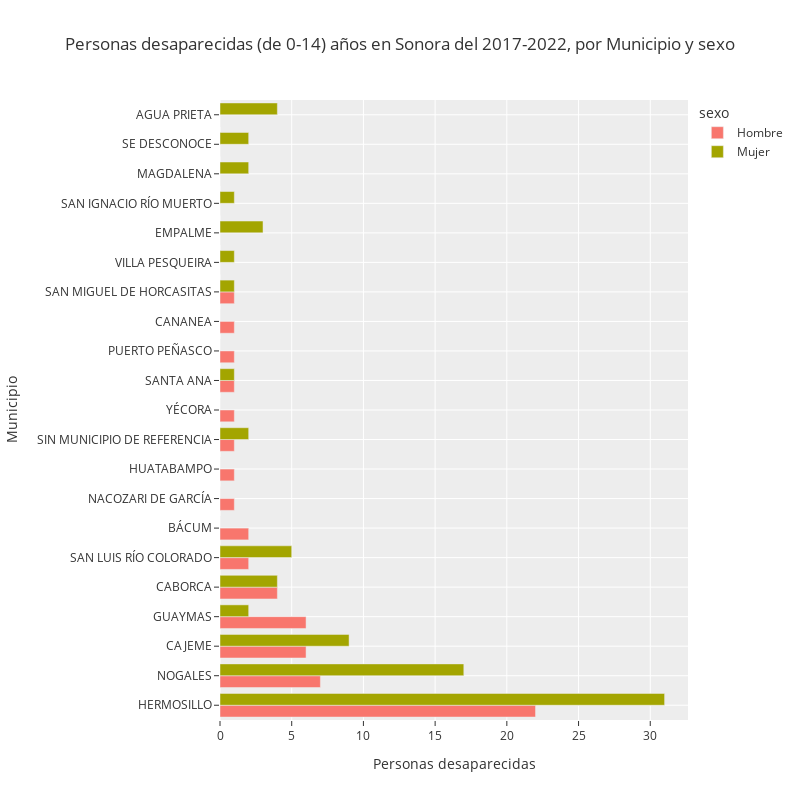

Notebook code cell kept with this figure:
### Code cell
# Número de personas desaparecidas por Municipio y sexo
dff = pd.melt(personas_desaparecidas,ignore_index=False, var_name = 'sexo',value_vars=['Hombre', 'Mujer'], value_name='personas_desaparecidas')


fig = px.bar(dff, y=dff.index, x='personas_desaparecidas', color='sexo',orientation='h',barmode='group',
            title = 'Personas desaparecidas (de 0-14) años en Sonora del 2017-2022, por Municipio y sexo',
            labels = {'index':"",
                        "x": "Número de personas",
                        'personas_desaparecidas': 'Personas desaparecidas'},
                        width=800, height=800,
                        template='ggplot2')
fig.show()

### Figure 1 — Plotly figure (JSON) as saved in the notebook; plotly's stock layout.template omitted (floating-point values rounded to 4 significant figures)
{"data": [{"alignmentgroup": "True", "hovertemplate": "sexo=Hombre<br>Personas desaparecidas=%{x}<br>Municipio=%{y}<extra></extra>", "legendgroup": "Hombre", "marker": {"color": "#F8766D", "pattern": {"shape": ""}}, "name": "Hombre", "offsetgroup": "Hombre", "orientation": "h", "showlegend": true, "textposition": "auto", "type": "bar", "x": [22, 7, 6, 6, 4, 2, 2, 1, 1, 1, 1, 1, 1, 1, 1, 0, 0, 0, 0, 0, 0], "xaxis": "x", "y": ["HERMOSILLO", "NOGALES", "CAJEME", "GUAYMAS", "CABORCA", "SAN LUIS RÍO COLORADO", "BÁCUM", "NACOZARI DE GARCÍA", "HUATABAMPO", "SIN MUNICIPIO DE REFERENCIA", "YÉCORA", "SANTA ANA", "PUERTO PEÑASCO", "CANANEA", "SAN MIGUEL DE HORCASITAS", "VILLA PESQUEIRA", "EMPALME", "SAN IGNACIO RÍO MUERTO", "MAGDALENA", "SE DESCONOCE", "AGUA PRIETA"], "yaxis": "y"}, {"alignmentgroup": "True", "hovertemplate": "sexo=Mujer<br>Personas desaparecidas=%{x}<br>Municipio=%{y}<extra></extra>", "legendgroup": "Mujer", "marker": {"color": "#A3A500", "pattern": {"shape": ""}}, "name": "Mujer", "offsetgroup": "Mujer", "orientation": "h", "showlegend": true, "textposition": "auto", "type": "bar", "x": [31, 17, 9, 2, 4, 5, 0, 0, 0, 2, 0, 1, 0, 0, 1, 1, 3, 1, 2, 2, 4], "xaxis": "x", "y": ["HERMOSILLO", "NOGALES", "CAJEME", "GUAYMAS", "CABORCA", "SAN LUIS RÍO COLORADO", "BÁCUM", "NACOZARI DE GARCÍA", "HUATABAMPO", "SIN MUNICIPIO DE REFERENCIA", "YÉCORA", "SANTA ANA", "PUERTO PEÑASCO", "CANANEA", "SAN MIGUEL DE HORCASITAS", "VILLA PESQUEIRA", "EMPALME", "SAN IGNACIO RÍO MUERTO", "MAGDALENA", "SE DESCONOCE", "AGUA PRIETA"], "yaxis": "y"}], "layout": {"barmode": "group", "height": 800, "legend": {"title": {"text": "sexo"}, "tracegroupgap": 0}, "title": {"text": "Personas desaparecidas (de 0-14) años en Sonora del 2017-2022, por Municipio y sexo"}, "width": 800, "xaxis": {"anchor": "y", "domain": [0, 1], "title": {"text": "Personas desaparecidas"}}, "yaxis": {"anchor": "x", "domain": [0, 1], "title": {"text": "Municipio"}}}}
